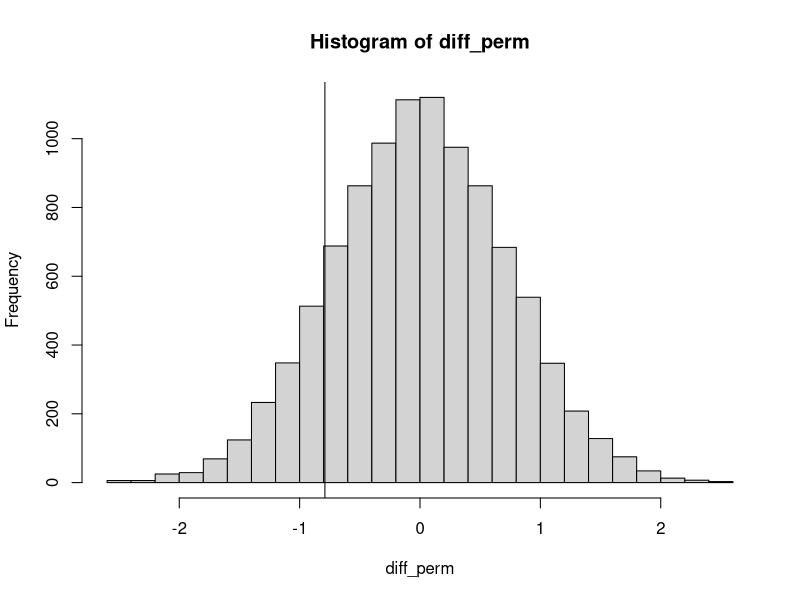

This chart was generated by the following R code:
##jackknife
set.seed(0)
x=rnorm(100,0,1)
s2=var(x) ##unbiased
s2_b=var(x)*(100-1)/100
s2
s2_b

s2_j=numeric(100)
for (i in 1:100){
  x_temp=x[-i]
  s2_j[i]=var(x)*(99-1)/99
}
jackknife=100*s2_b-99/100*sum(s2_j)


##permutation test
set.seed(0)
x=rnorm(100,0,1)
y=rnorm(80,1,2)

diff0=mean(x)-mean(y)

diff_perm=numeric(10000)
for (i in 1:10000){
  xy=sample(c(x,y),length(x)+length(y),replace=FALSE)
  diff_perm[i]=mean(xy[1:10])-mean(xy[11:18])
}
hist(diff_perm,breaks=20)
abline(v=diff0)
pvalue=sum(diff_perm<diff0)/10000
pvalue